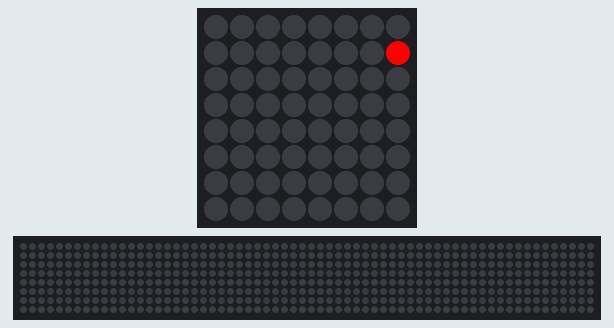
Recording of a program running on a simulated Raspberry Pi (BCM pin numbers) with a Sense HAT. Shown: the Sense HAT's 8×8 RGB LED matrix, a strip that is not on the board, showing the scrolling text unrolled. The 64×8 strip is a reading aid, not a part: it shows the text the matrix is scrolling, unrolled, one strip-width of it at a time. At 7.4 s the program stops and its outputs stay as they are.

Above: at 0.08 s.
At 0.99 s:
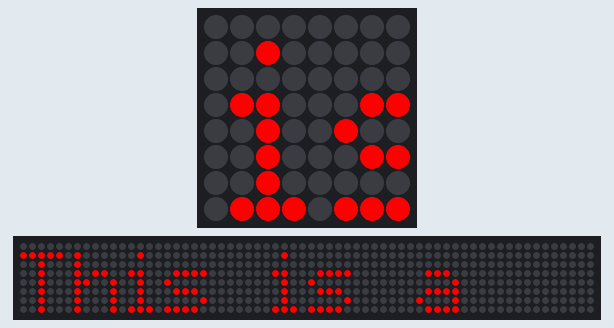
At 1.9 s:
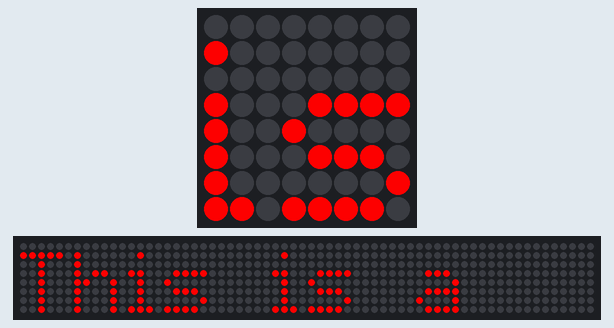
At 3.73 s:
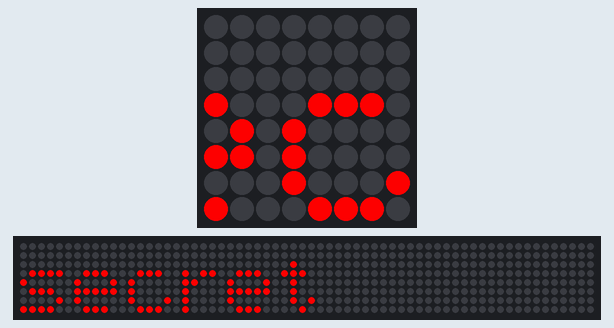
At 5.55 s:
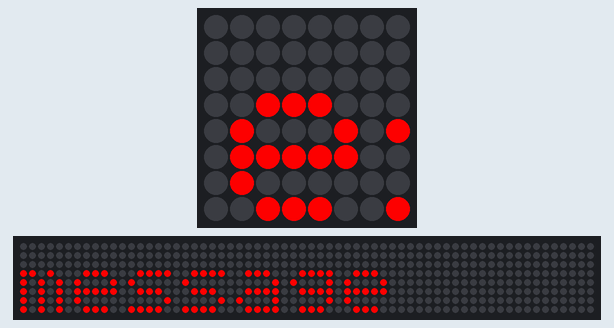
At 7.38 s:
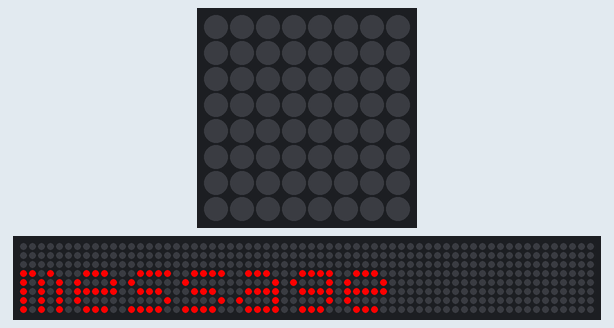

The program:

puzzle_box_v1.py
```python
##### Libraries #####
from sense_hat import SenseHat
from time import sleep

##### Functions #####


##### Pixel Art #####


##### Main Program #####
sense = SenseHat()


##### Locks #####


##### Unlocked #####
sense.show_message("This is a secret message",scroll_speed=0.05,text_colour=(255,0,0))
```
